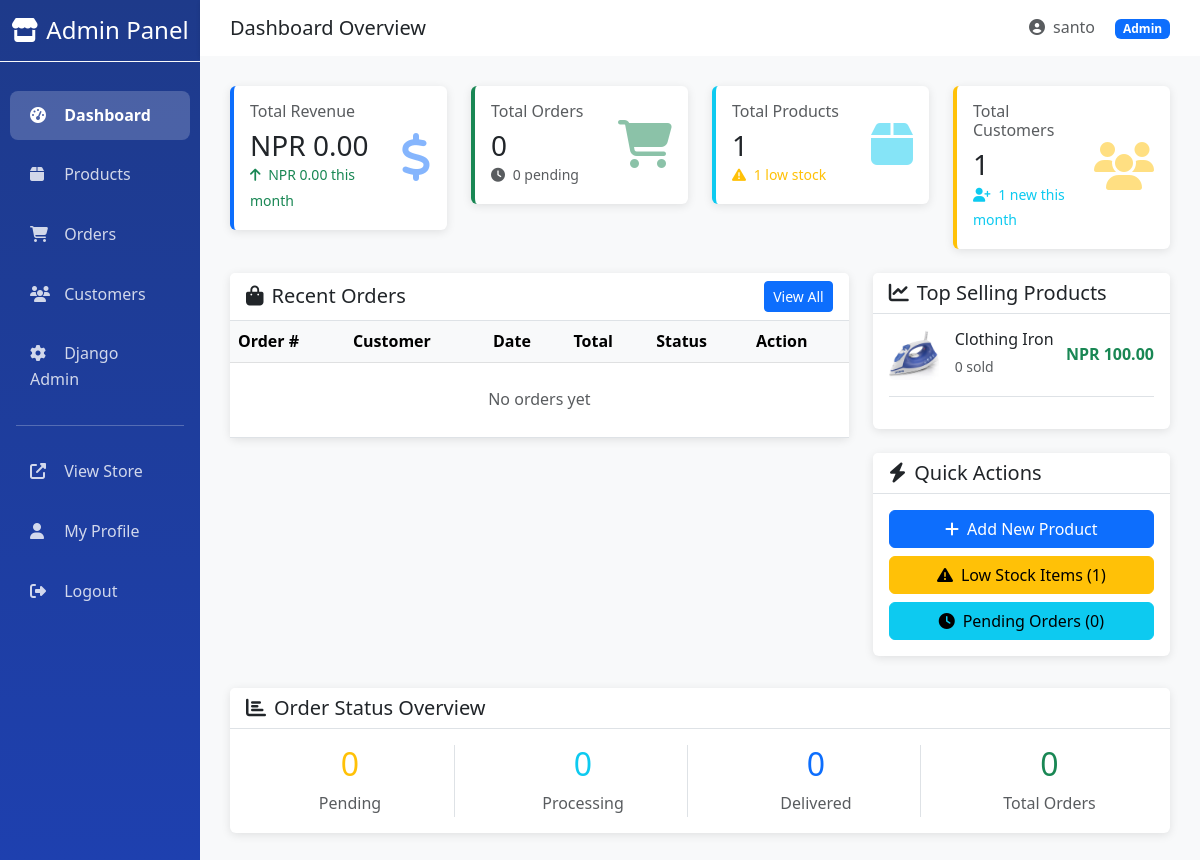
Before: /dashboard/ (signed in) with the older database file.
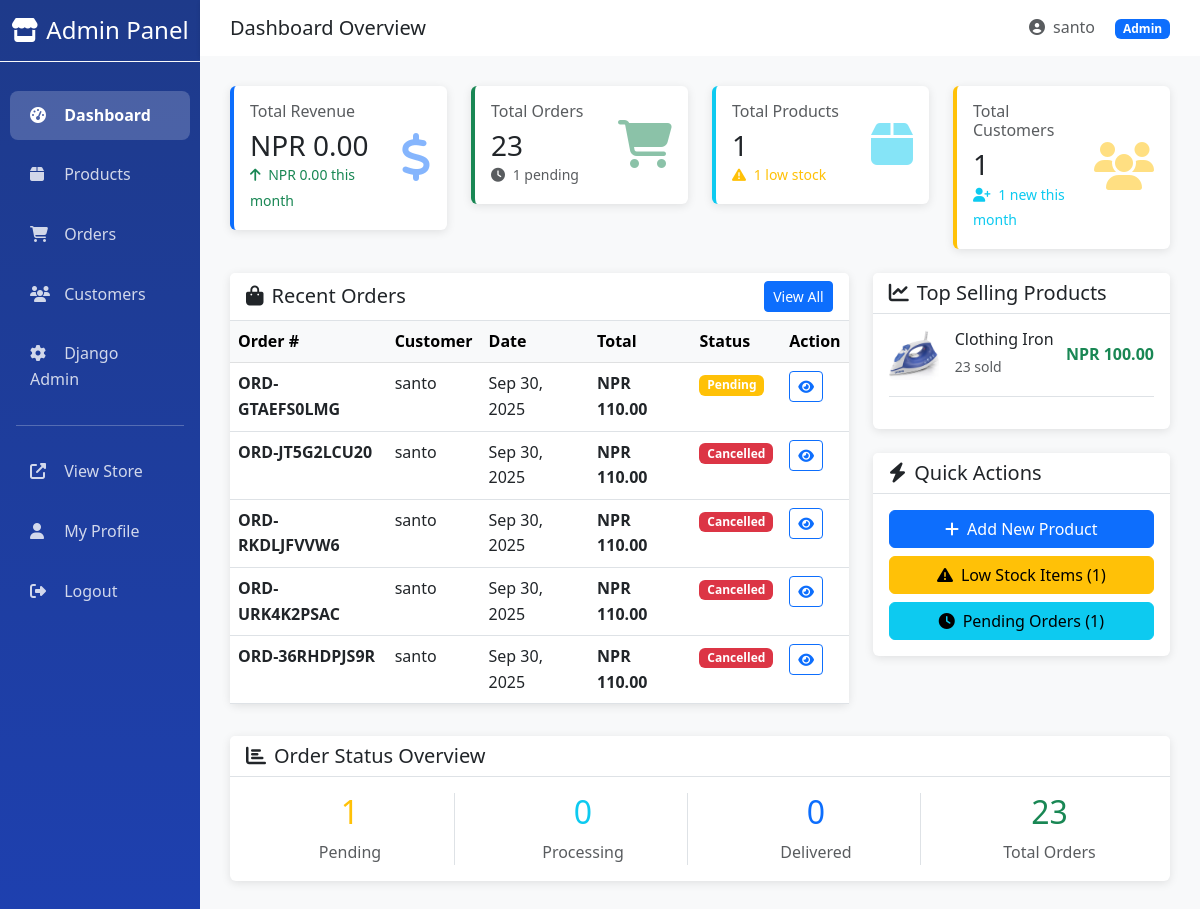
After: the same page with the newer database file.
### products/models.py (models this page shows, shortened)
class Product(models.Model):
    AVAILABILITY_CHOICES = [
        ('in_stock', 'In Stock'),
        ('out_of_stock', 'Out of Stock'),
        ('discontinued', 'Discontinued'),
    ]
    name = models.CharField(max_length=200)
    slug = models.SlugField(unique=True, blank=True)
    sku = models.CharField(max_length=50, unique=True)
    category = models.ForeignKey(
        ProductCategory,
        on_delete=models.CASCADE,
        related_name='products'
    )
    brand = models.ForeignKey(
        Brand,
        on_delete=models.SET_NULL,
        related_name='products',
        blank=True,
        null=True
    )
    description = models.TextField()
    short_description = models.TextField(max_length=300, blank=True)
    price = models.DecimalField(max_digits=10, decimal_places=2)
    compare_price = models.DecimalField(
        max_digits=10,
        decimal_places=2,
        blank=True,
        null=True,
        help_text="Compare at price (original price)"
    )
    cost_per_item = models.DecimalField(
        max_digits=10,
        decimal_places=2,
        blank=True,
        null=True,
        help_text="Cost per item for profit calculation"
    )
    track_quantity = models.BooleanField(default=True)
    quantity = models.PositiveIntegerField(default=0)
    low_stock_threshold = models.PositiveIntegerField(default=10)
    availability_status = models.CharField(
        max_length=20,
        choices=AVAILABILITY_CHOICES,
        default='in_stock'
    )
    is_active = models.BooleanField(default=True)  # Archive instead of delete
    is_featured = models.BooleanField(default=False)
    meta_title = models.CharField(max_length=60, blank=True)
    meta_description = models.CharField(max_length=160, blank=True)
    featured_image = models.ImageField(
        upload_to='products/featured/',
        blank=True,
        null=True
    )
    created_at = models.DateTimeField(auto_now_add=True)
    updated_at = models.DateTimeField(auto_now=True)
    class Meta:
        ordering = ['-created_at']
        indexes = [
            models.Index(fields=['sku']),
            models.Index(fields=['is_active', 'availability_status']),
            models.Index(fields=['-created_at']),
        ]

### orders/models.py (models this page shows, shortened)
class Order(models.Model):
    ORDER_STATUS_CHOICES = [
        ('pending', 'Pending'),
        ('processing', 'Processing'),
        ('shipped', 'Shipped'),
        ('delivered', 'Delivered'),
        ('cancelled', 'Cancelled'),
        ('refunded', 'Refunded'),
    ]
    PAYMENT_STATUS_CHOICES = [
        ('pending', 'Pending'),
        ('completed', 'Completed'),
        ('failed', 'Failed'),
        ('refunded', 'Refunded'),
    ]
    PAYMENT_METHOD_CHOICES = [
        ('cod', 'Cash on Delivery'),
        ('esewa', 'eSewa'),
    ]
    order_number = models.CharField(max_length=50, unique=True, editable=False)
    user = models.ForeignKey(User, on_delete=models.CASCADE, related_name='orders')
    status = models.CharField(max_length=20, choices=ORDER_STATUS_CHOICES, default='pending')
    payment_status = models.CharField(max_length=20, choices=PAYMENT_STATUS_CHOICES, default='pending')
    payment_method = models.CharField(max_length=20, choices=PAYMENT_METHOD_CHOICES, default='cod')  # Add this field
    shipping_full_name = models.CharField(max_length=200)
    shipping_email = models.EmailField()
    shipping_phone = models.CharField(max_length=20)
    shipping_address_line1 = models.CharField(max_length=255)
    shipping_address_line2 = models.CharField(max_length=255, blank=True)
    shipping_city = models.CharField(max_length=100)
    shipping_state = models.CharField(max_length=100)
    shipping_postal_code = models.CharField(max_length=20)
    shipping_country = models.CharField(max_length=100)
    subtotal = models.DecimalField(max_digits=10, decimal_places=2)
    tax_amount = models.DecimalField(max_digits=10, decimal_places=2)
    shipping_cost = models.DecimalField(max_digits=10, decimal_places=2, default=Decimal('0.00'))
    total_amount = models.DecimalField(max_digits=10, decimal_places=2)
    order_notes = models.TextField(blank=True)
    created_at = models.DateTimeField(auto_now_add=True)
    updated_at = models.DateTimeField(auto_now=True)
    class Meta:
        ordering = ['-created_at']
        indexes = [
            models.Index(fields=['-created_at']),
            models.Index(fields=['order_number']),
            models.Index(fields=['user', '-created_at']),
        ]

### dashboard/views.py (the view)
# urls.py: path('', views.dashboard_home, name='home'),
@staff_member_required
def dashboard_home(request):
    today = timezone.now().date()
    last_30_days = today - timedelta(days=30)
    last_7_days = today - timedelta(days=7)
    total_orders = Order.objects.count()
    pending_orders = Order.objects.filter(status='pending').count()
    processing_orders = Order.objects.filter(status='processing').count()
    completed_orders = Order.objects.filter(status='delivered').count()
    recent_orders = Order.objects.all()[:5]
    total_revenue = Order.objects.filter(payment_status='completed').aggregate(total=Sum('total_amount'))['total'] or 0
    monthly_revenue = Order.objects.filter(payment_status='completed', created_at__gte=last_30_days).aggregate(total=Sum('total_amount'))['total'] or 0
    weekly_revenue = Order.objects.filter(payment_status='completed', created_at__gte=last_7_days).aggregate(total=Sum('total_amount'))['total'] or 0
    total_products = Product.objects.count()
    active_products = Product.objects.filter(is_active=True).count()
    low_stock_products = Product.objects.filter(track_quantity=True, quantity__lte=F('low_stock_threshold')).count()
    out_of_stock = Product.objects.filter(track_quantity=True, quantity=0).count()
    total_users = User.objects.count()
    new_users_month = User.objects.filter(date_joined__gte=last_30_days).count()
    top_products = Product.objects.annotate(total_sold=Count('orderitem')).order_by('-total_sold')[:5]
    context = {
        'total_orders': total_orders,
        'pending_orders': pending_orders,
        'processing_orders': processing_orders,
        'completed_orders': completed_orders,
        'recent_orders': recent_orders,
        'total_revenue': total_revenue,
        'monthly_revenue': monthly_revenue,
        'weekly_revenue': weekly_revenue,
        'total_products': total_products,
        'active_products': active_products,
        'low_stock_products': low_stock_products,
        'out_of_stock': out_of_stock,
        'total_users': total_users,
        'new_users_month': new_users_month,
        'top_products': top_products,
    }
    return render(request, 'dashboard/home.html', context)

### shopping_cart/cart_manager.py (called while the page is built)
    def _get_or_create_cart(self):
        if self.request.user.is_authenticated:
            cart, created = Cart.objects.get_or_create(user=self.request.user)
        else:
            if not self.request.session.session_key:
                self.request.session.create()
            session_key = self.request.session.session_key
            cart, created = Cart.objects.get_or_create(session_key=session_key)
        return cart

    def get_cart_data(self):
        items = self.cart.items.select_related('product').all()
        return {
            'cart': self.cart,
            'items': items,
            'total_items': self.cart.total_items,
            'subtotal': self.cart.subtotal,
            'tax': self.cart.tax_amount,
            'total': self.cart.total,
        }

### shopping_cart/context_processors.py (called while the page is built)
def cart_context(request):
    try:
        cart_manager = CartManager(request)
        cart_data = cart_manager.get_cart_data()
        return {
            'cart_total_items': cart_data['total_items'],
            'cart_total': cart_data['total'],
        }
    except:
        return {
            'cart_total_items': 0,
            'cart_total': 0,
        }

### templates/dashboard/home.html (shortened to what the changed rows need)
{% extends 'dashboard/base.html' %}
{% block content %}
<div class="row g-4 mb-4">
    <div class="col-xl-3 col-md-6">
        <div class="card stat-card border-success">
            <div class="card-body">
                <div class="d-flex justify-content-between align-items-center">
                    <div>
                        <h6 class="text-muted mb-2">Total Orders</h6>
                        <h3 class="mb-0">{{ total_orders }}</h3>
                        <small class="text-muted">
                            <i class="fas fa-clock me-1"></i>
                            {{ pending_orders }} pending
                        </small>
                    </div>
                </div>
            </div>
        </div>
    </div>
</div>
<div class="row g-4">
    <div class="col-lg-8">
        <div class="card">
            <div class="card-body p-0">
                <div class="table-responsive">
                    <table class="table table-hover mb-0">
                        <thead class="table-light">
                            <tr>
                                <th>Order #</th>
                                <th>Customer</th>
                                <th>Date</th>
                                <th>Total</th>
                                <th>Status</th>
                                <th>Action</th>
                            </tr>
                        </thead>
                        <tbody>
                            {% for order in recent_orders %}
                                <tr>
                                    <td><strong>{{ order.order_number }}</strong></td>
                                    <td>{{ order.user.get_full_name|default:order.user.username }}</td>
                                    <td>{{ order.created_at|date:"M d, Y" }}</td>
                                    <td><strong>NPR {{ order.total_amount }}</strong></td>
                                    <td>
                                        {% if order.status == 'pending' %}
                                            <span class="badge bg-warning">Pending</span>
                                        {% elif order.status == 'processing' %}
                                            <span class="badge bg-info">Processing</span>
                                        {% elif order.status == 'shipped' %}
                                            <span class="badge bg-primary">Shipped</span>
                                        {% elif order.status == 'delivered' %}
                                            <span class="badge bg-success">Delivered</span>
                                        {% elif order.status == 'cancelled' %}
                                            <span class="badge bg-danger">Cancelled</span>
                                        {% endif %}
                                    </td>
                                    <td>
                                        <a href="{% url 'dashboard:order_detail' order.order_number %}"
                                           class="btn btn-sm btn-outline-primary">
                                            <i class="fas fa-eye"></i>
                                        </a>
                                    </td>
                                </tr>
                            {% empty %}
                                <tr>
                                    <td colspan="6" class="text-center text-muted py-4">No orders yet</td>
                                </tr>
                            {% endfor %}
                        </tbody>
                    </table>
                </div>
            </div>
        </div>
    </div>
    <div class="col-lg-4">
        <div class="card">
            <div class="card-body">
                {% for product in top_products %}
                    <div class="d-flex align-items-center mb-3 pb-3 border-bottom">
                        <div class="me-3">
                            {% if product.featured_image %}
                                <img src="{{ product.featured_image.url }}"
                                     alt="{{ product.name }}"
                                     class="rounded"
                                     style="width: 50px; height: 50px; object-fit: cover;">
                            {% else %}
                                <div class="bg-light rounded d-flex align-items-center justify-content-center"
                                     style="width: 50px; height: 50px;">
                                    <i class="fas fa-image text-muted"></i>
                                </div>
                            {% endif %}
                        </div>
                        <div class="flex-grow-1">
                            <h6 class="mb-1">{{ product.name|truncatewords:4 }}</h6>
                            <small class="text-muted">{{ product.total_sold }} sold</small>
                        </div>
                        <div>
                            <strong class="text-success">NPR {{ product.price }}</strong>
                        </div>
                    </div>
                {% empty %}
                    <p class="text-center text-muted">No sales data yet</p>
                {% endfor %}
            </div>
        </div>
        <div class="card mt-4">
            <div class="card-body">
                <div class="d-grid gap-2">
                    <a href="{% url 'dashboard:product_add' %}" class="btn btn-primary">
                        <i class="fas fa-plus me-2"></i>Add New Product
                    </a>
                    <a href="{% url 'dashboard:product_list' %}?status=low_stock" class="btn btn-warning">
                        <i class="fas fa-exclamation-triangle me-2"></i>Low Stock Items ({{ low_stock_products }})
                    </a>
                    <a href="{% url 'dashboard:order_list' %}?status=pending" class="btn btn-info">
                        <i class="fas fa-clock me-2"></i>Pending Orders ({{ pending_orders }})
                    </a>
                </div>
            </div>
        </div>
    </div>
</div>
<div class="row g-4 mt-2">
    <div class="col-12">
        <div class="card">
            <div class="card-body">
                <div class="row text-center">
                    <div class="col-md-3">
                        <div class="border-end">
                            <h2 class="text-warning">{{ pending_orders }}</h2>
                            <p class="text-muted mb-0">Pending</p>
                        </div>
                    </div>
                    <div class="col-md-3">
                        <div class="border-end">
                            <h2 class="text-info">{{ processing_orders }}</h2>
                        </div>
                    </div>
                    <div class="col-md-3">
                        <div class="border-end">
                            <h2 class="text-primary">{{ completed_orders }}</h2>
                        </div>
                    </div>
                    <div class="col-md-3">
                        <h2 class="text-success">{{ total_orders }}</h2>
                        <p class="text-muted mb-0">Total Orders</p>
                    </div>
                </div>
            </div>
        </div>
    </div>
</div>
{% endblock %}

Changed rows visible on the page:
added Order: order_number "ORD-GTAEFS0LMG", user.get_full_name "santo", created_at "Sep 30, 2025", total_amount "110.00", status "Pending"
added Order: order_number "ORD-JT5G2LCU20", user.get_full_name "santo", created_at "Sep 30, 2025", total_amount "110.00", status "Cancelled"
added Order: order_number "ORD-RKDLJFVVW6", user.get_full_name "santo", created_at "Sep 30, 2025", total_amount "110.00", status "Cancelled"
added Order: order_number "ORD-URK4K2PSAC", user.get_full_name "santo", created_at "Sep 30, 2025", total_amount "110.00", status "Cancelled"
added Order: order_number "ORD-36RHDPJS9R", user.get_full_name "santo", created_at "Sep 30, 2025", total_amount "110.00", status "Cancelled"
changed Product "Clothing Iron": total_sold "0" → "23"
Other visible differences:
{{ total_orders }}: "0" → "23"
{{ pending_orders }}: "0" → "1"
text no longer shown: "No orders yet"
